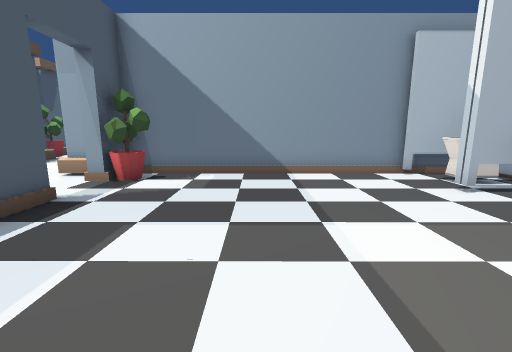
View 1 (above)

23 first-person views from a walk through a Unity game level. The camera is 1.4 m above the floor, tilts 10° down and sees 90° across. Doors are open. The floor is counted in squares, 1 m on a side. Each view is taken from the middle of a square. On the plan, view 1 faces up. The plan holds only what a view shows up to about 13 squares ahead; the rest is blank. The place goes on beyond the plan. The player is left out. Some animated figures are left out.

View 2
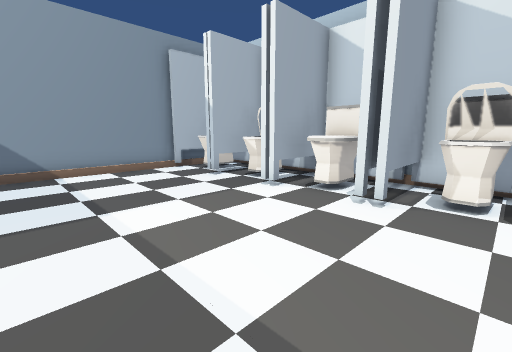

View 3
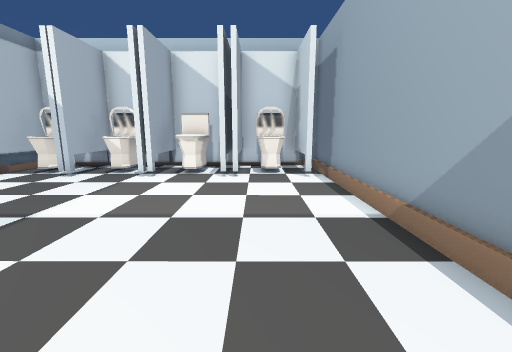

View 4
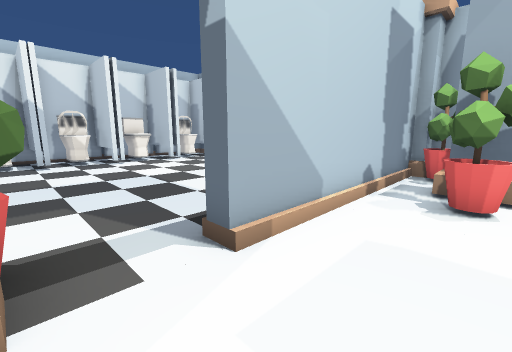

View 5
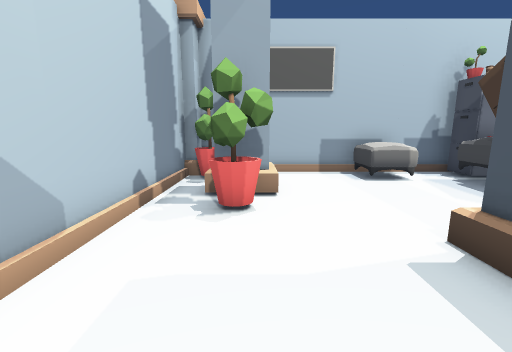

View 6
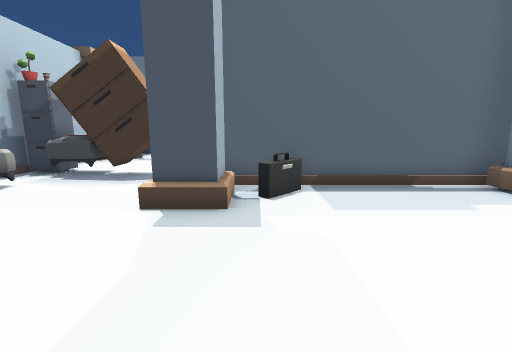

View 7
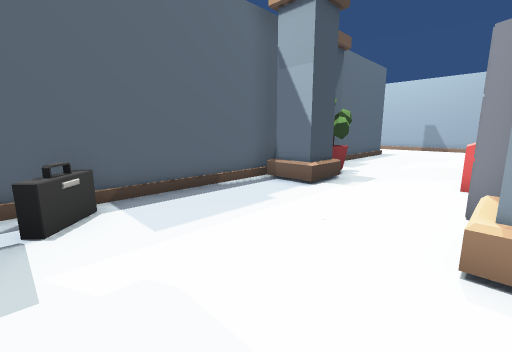

View 8
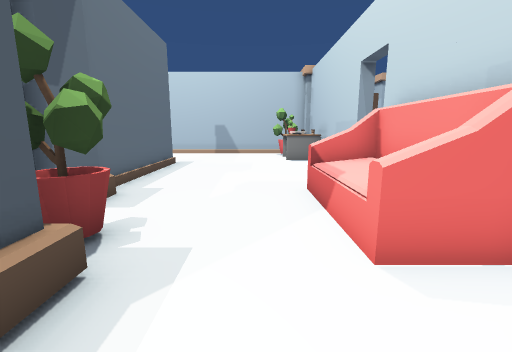

View 9
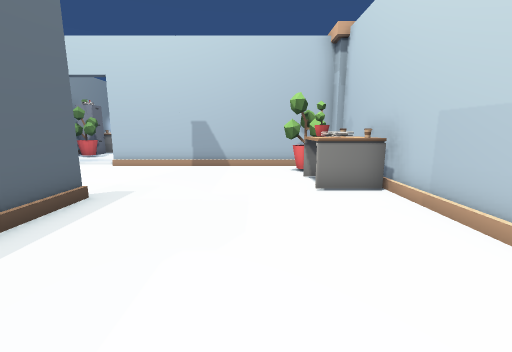

View 10
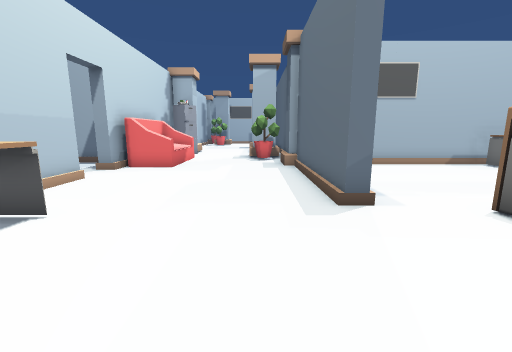

View 11
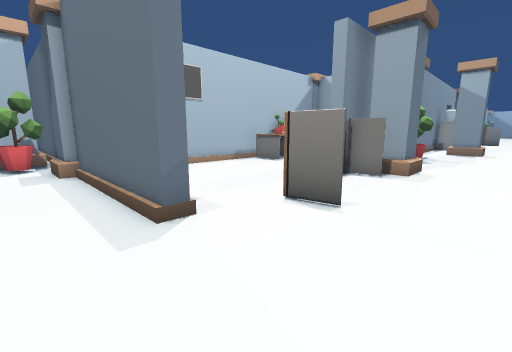

View 12
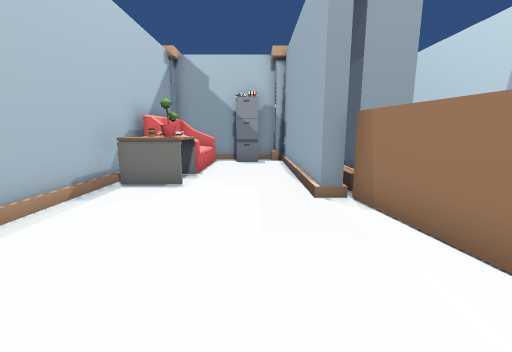

View 13
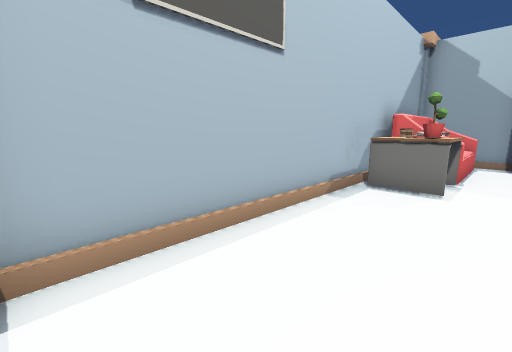

View 14
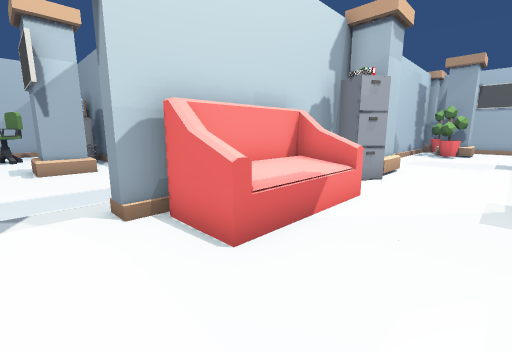

View 15
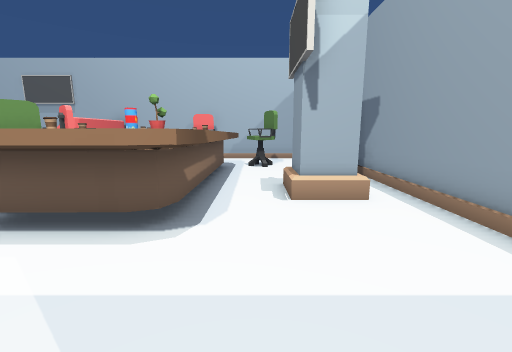

View 16
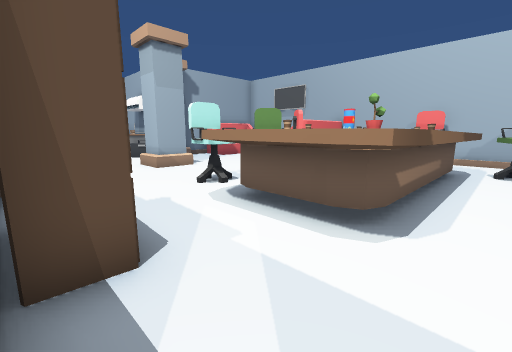

View 17
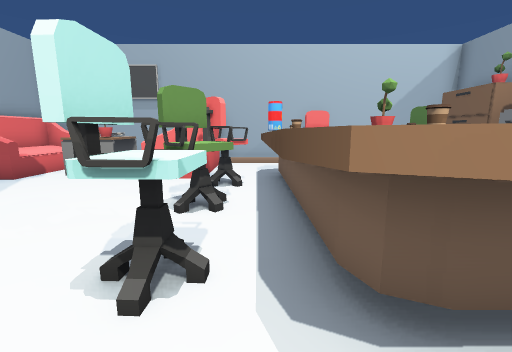

View 18
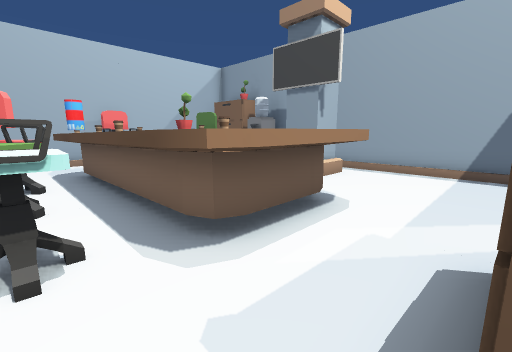

View 19
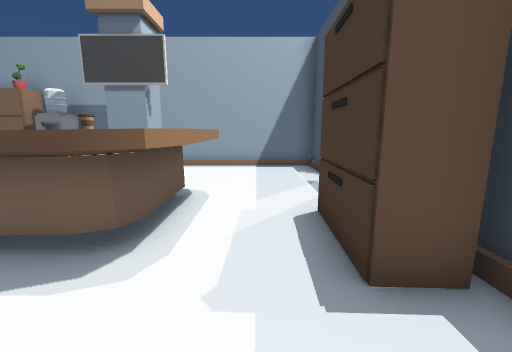

View 20
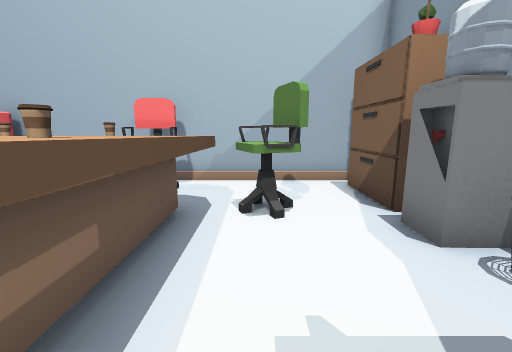

View 21
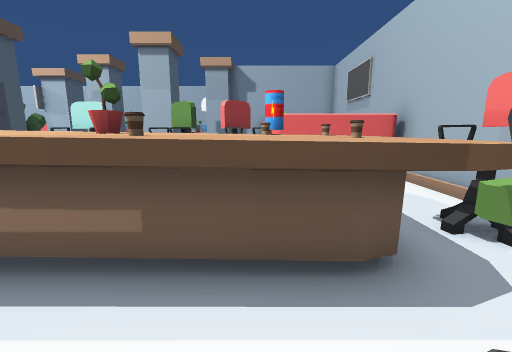

View 22
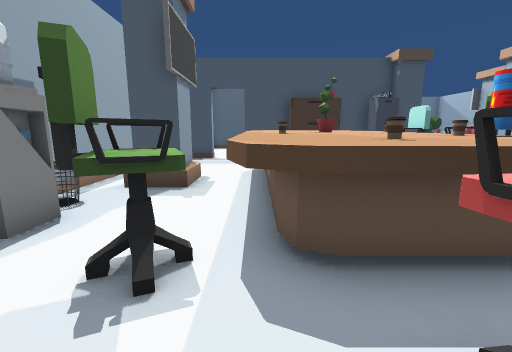

View 23
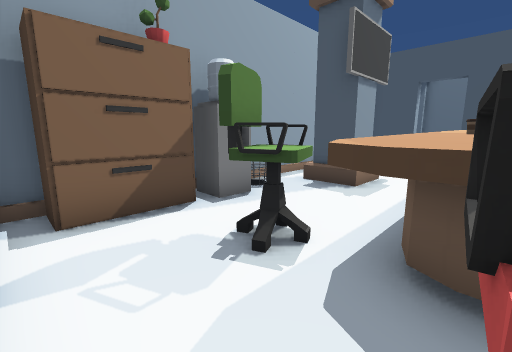

### Floor plan
Key: @ floor where view 1 was taken; # wall or solid block; . floor; / step, stairs or slope; D open door; ^ raised ledge; P pillar; T toilet; R dresser; C chair; A cabinet; S sofa; B table; I bin; O other object.
Columns run from 23 left of view 1 to 10 right of it. Each row starts with its distance up from view 1.
 26         ......... #P  .......S
 25 ................OO.#A........SSSS
 24 ...................#...CCCCCC...#
 23 .........B.......OO##..^^^^^C^..#
 22 O  PPB..BB.......O##R.^^^O^^OO^.#
 21 #####BBB...#.......##.^O^^O^^^^C##
 20 ...........#.......#..^^ ^OO^O^C.#
 19 ...........#.......#..^^^^^^^^^..#
 18 ...........#.................CC..#
 17 SSSO...... #.............P....C..#
 16 SSSO.......#.....S#DD....P..O.R..#
 15  ##########P.....S#........IIO##.#
 14           ##.O...SS###############
 13            #OO...SS
 12            #PP.....
 11            #PP.....#
 10            #.....A##
  9            #.....PP############
  8            #.....P O........OTO
  7            #.......OO.......DTT
  6            #O...............OOO
  5            #OO..../#........DTT
  4            #PP..../#........DTT
  3              P..../#........TTO#
  2          RR......O/#........TT #
  1         .R#.....OO/# .....DDOOO#
  0       ...CC.....PP/#...@...D.TT
 -1       ...CC.C...PP/# ......DDTT
 -2       ...#A.CC...O##  ######OOO#
 -3       #############   ####

Where each view was taken, in squares from view 1:
view 1: 0 up, 0 right, facing up
view 2: 1 down, 0 right, facing up-right
view 3: 0 up, 3 left, facing right
view 4: 7 up, 7 left, facing down-right
view 5: 6 up, 7 left, facing down
view 6: 5 up, 5 left, facing left
view 7: 5 up, 6 left, facing up-left
view 8: 10 up, 8 left, facing up
view 9: 16 up, 8 left, facing up
view 10: 26 up, 10 left, facing down
view 11: 25 up, 10 left, facing down-left
view 12: 19 up, 13 left, facing left
view 13: 18 up, 13 left, facing down-left
view 14: 18 up, 9 left, facing down-right
view 15: 18 up, 4 left, facing right
view 16: 18 up, 4 left, facing up-right
view 17: 23 up, 2 left, facing right
view 18: 24 up, 3 left, facing down-right
view 19: 25 up, 2 left, facing down
view 20: 18 up, 2 right, facing right
view 21: 17 up, 5 right, facing up
view 22: 19 up, 9 right, facing left
view 23: 20 up, 9 right, facing down-left
